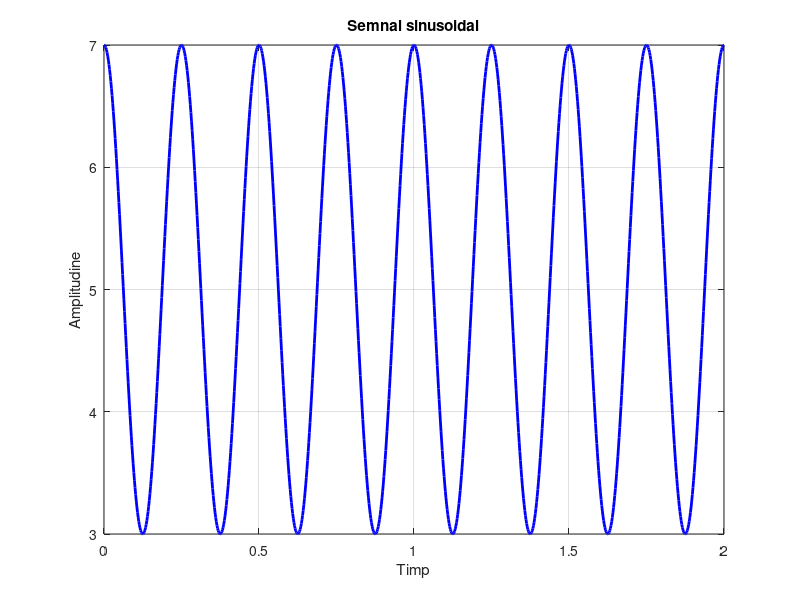

Source code (MATLAB):
% Definirea parametrilor semnalului sinusoidal
amplitudine_min = 3; % Amplitudinea minimă
amplitudine_max = 7; % Amplitudinea maximă
frecventa = 4; % Frecvența semnalului (numărul de cicluri pe unitate de timp)
faza = pi/2; % Faza semnalului în radiani
numar_puncte = 1000; % Numărul de puncte pentru a obține o reprezentare netedă

% Generarea vectorului de timp între 0 și 2
timp = linspace(0, 2, numar_puncte);

% Calcularea semnalului sinusoidal
semnal_sinusoidal = (amplitudine_max + amplitudine_min) / 2 + ...
    (amplitudine_max - amplitudine_min) / 2 * sin(2 * pi * frecventa * timp + faza);
 
% Afișarea semnalului sinusoidal
figure;
plot(timp, semnal_sinusoidal, 'b', 'LineWidth', 2);
xlabel('Timp');
ylabel('Amplitudine');
title('Semnal sinusoidal');
grid on;

